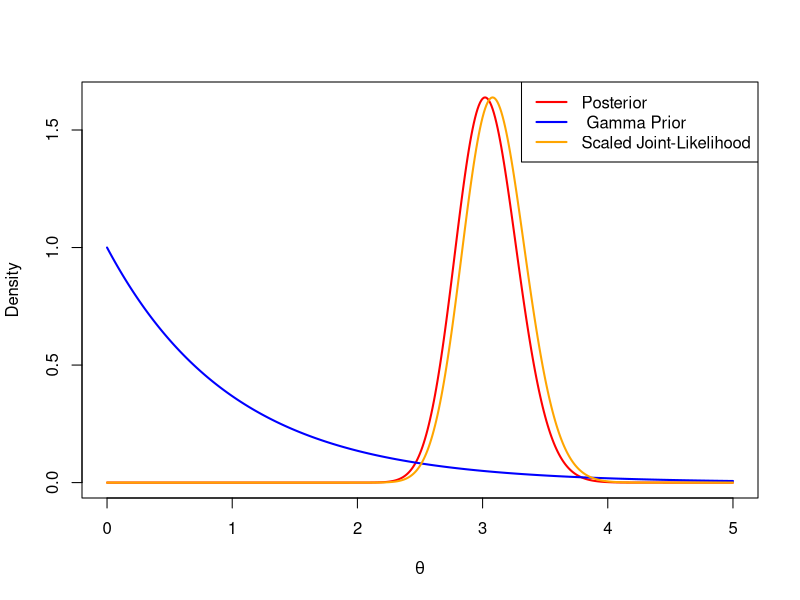
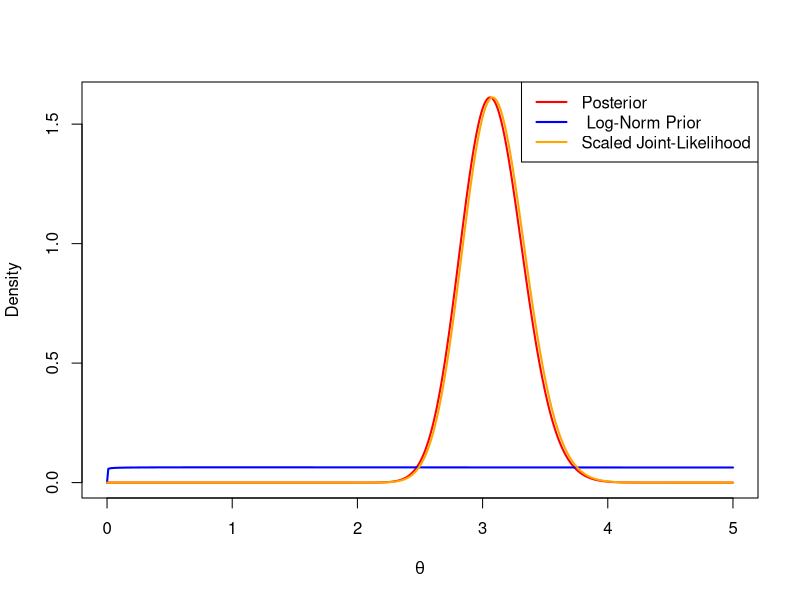

Source code (R) for these figures, in order:
## ---- chunk 1
a <- 1
b <- 1
y <- c(rep(0,2),rep(1,6),rep(2,7),rep(3,16),rep(4,11),rep(5,6),rep(6,2))
s_n <- sum(y)
n <- length(y)

theta <- seq(0,5,by = 0.01)
ll <- sapply(theta,function(thet){
  prod(dpois(y,thet))
})
#scalling likelihood to be visible in plot
M <- max(dgamma(theta,a+s_n,b+n))/max(ll)
plot(theta,dgamma(theta,a+s_n,b+n),type = 'l',col = 'red',lwd = 2,
     xlab = expression(theta),
     ylab = 'Density')
lines(theta,dgamma(theta,a,b),col = 'blue',lwd = 2)
lines(theta,ll*M,col = 'orange',lwd = 2)
legend('topright',legend = c('Posterior',' Gamma Prior','Scaled Joint-Likelihood'),col = c('red','blue','orange'),lwd = 2)
## ---- chunk 2
eta <- 0
tau <- 10
#Can treat the joint-likelihood as a gamma dist with a = sn and b = n to avoid need for individual observations
lnorm_pois <- function(eta,tau,theta,sn,n){
  calc <- dgamma(theta,sn,n)*dnorm(log(theta),eta,tau)
  return(calc)
}
norm_const <- integrate(lnorm_pois,eta = eta,tau =tau,sn = s_n,n = n,lower = 0, upper = 10)

M <- max(lnorm_pois(eta,tau,theta,s_n,n)/norm_const$value)/max(ll)
S <- max(lnorm_pois(eta,tau,theta,s_n,n))/max(dnorm(log(theta),eta,tau))
plot(theta,lnorm_pois(eta,tau,theta,s_n,n)/norm_const$value,type = 'l',col = 'red',lwd = 2,
     xlab = expression(theta),
     ylab = 'Density')
lines(theta,dnorm(log(theta),eta,tau)*S,col = 'blue',lwd = 2)
lines(theta,ll*M,col = 'orange',lwd = 2)
legend('topright',legend = c('Posterior',' Log-Norm Prior','Scaled Joint-Likelihood'),col = c('red','blue','orange'),lwd = 2)
